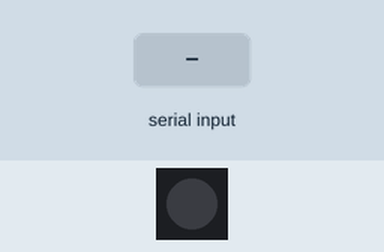
Simulated run of this sketch. Board: Arduino Uno, built with avr-gcc and run on an emulated ATmega328P. On the bench: 1 RGB LEDs in strip order, left to right. The inputs (shaded band) are chosen by the test bench. Dim RGB values are drawn brighter than linear.

Above: at 1.2 s.
1.3 s: "90,45,200\n" received over Serial
At 3.5 s:
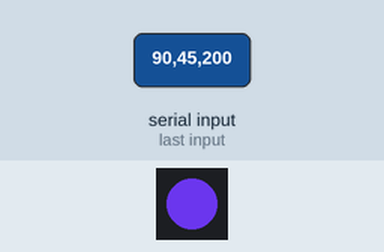
3.8 s: "90\n" received over Serial
At 6.2 s:
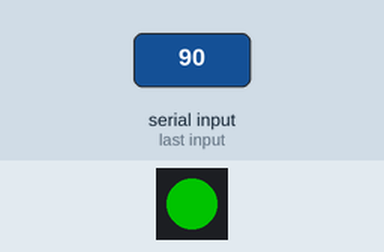
6.8 s: "90,45\n" received over Serial
At 8.9 s:
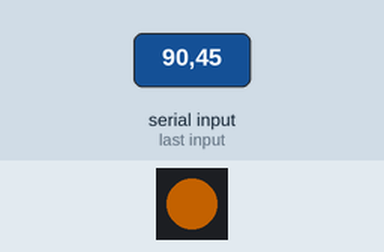
9.7 s: "90,45,200\n" received over Serial
At 10.17 s:
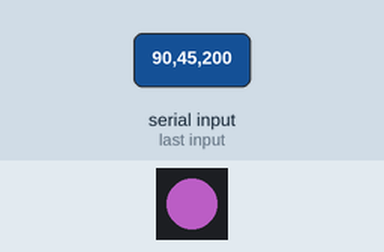
11.8 s: "200\n" received over Serial
At 13.56 s:
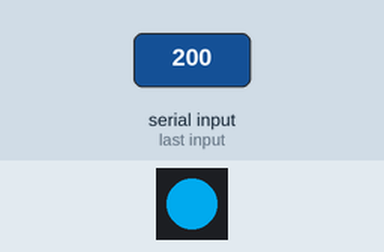
Timing chart, 0 to 15.7 s (numbered marks = the images above; inputs shaded):
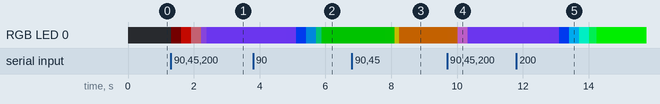

Measured:
- after the input at 1.3 s, RGB LED 0: off → RGB(1, 0, 0) at once, → RGB(90, 4, 0) 0.30 s later, → RGB(90, 45, 52) 0.30 s later, → RGB(90, 45, 146) 0.30 s later, … (5 changes in this stretch)
- after the input at 6.8 s, RGB LED 0: RGB(0, 90, 0) → RGB(1, 90, 0) after 1.0 s, → RGB(90, 86, 0) 0.30 s later, → RGB(90, 45, 0) 0.13 s later
- after the input at 9.7 s, RGB LED 0: RGB(90, 45, 0) → RGB(90, 45, 1) at once, → RGB(90, 45, 95) 0.30 s later, → RGB(90, 45, 189) 0.30 s later, → RGB(90, 45, 200) 0.04 s later

The sketch:

neopixel_example2.ino
```cpp
#include <Adafruit_NeoPixel.h>
#define PIN 3
#define NUMPIXELS 1

Adafruit_NeoPixel pixels(NUMPIXELS, PIN, NEO_GRB + NEO_KHZ800);
uint8_t Rc=0,Gc=0,Bc=0;

void setup() {
  Serial.begin(9600);
  pixels.begin();
  pixels.setPixelColor(0, pixels.Color(Rc, Gc, Bc));
  pixels.show();
}

void loop() {
  pixels.clear(); // Set all pixel colors to 'off'

  if(Serial.available())
  {
    int targetRed = Serial.parseInt();
    int targetGreen = Serial.parseInt();
    int targetBlue = Serial.parseInt();
    ColorChange(0,targetRed,targetGreen,targetBlue);
  }
  /*pixels.setPixelColor(0,pixels.Color(0, 150, 0));
  //pixels.setPixelColor(0,0xffff00);
  pixels.show();   */
}

void ColorChange(unsigned int N, uint8_t Rt, uint8_t Gt, uint8_t Bt)
{
  int dR = Rt - Rc;
  int dG = Gt - Gc;
  int dB = Bt - Bc;
  int showSpeed = 3;

  if (dR > 0)
  {
    for (int i=0 ; i <= dR ; i++)
    {
      pixels.setPixelColor(N, pixels.Color(Rc + i, Gc, Bc));
      pixels.show(); delay(showSpeed);
    }
  }
  else
  {
    for (int i=0 ; i <= (-1)*dR ; i++)
    {
      pixels.setPixelColor(N, pixels.Color(Rc - i, Gc, Bc));
      pixels.show(); delay(showSpeed);
    }
  }

  if (dG > 0)
  {
    for (int i=0 ; i <= dG ; i++)
    {
      pixels.setPixelColor(N, pixels.Color(Rt, Gc + i, Bc));
      pixels.show(); delay(showSpeed);
    }
  }
  else
  {
    for (int i=0 ; i <= (-1)*dG ; i++)
    {
      pixels.setPixelColor(N, pixels.Color(Rt, Gc - i, Bc));
      pixels.show(); delay(showSpeed);
    }
  }

  if (dB > 0)
  {
    for (int i=0 ; i <= dB ; i++)
    {
      pixels.setPixelColor(N, pixels.Color(Rt, Gt, Bc + i));
      pixels.show(); delay(showSpeed);
    }
  }
  else
  {
    for (int i=0 ; i <= (-1)*dB ; i++)
    {
      pixels.setPixelColor(N, pixels.Color(Rt, Gt, Bc - i));
      pixels.show(); delay(showSpeed);
    }
  }

  Rc = Rt;
  Gc = Gt;
  Bc = Bt;
}
```
